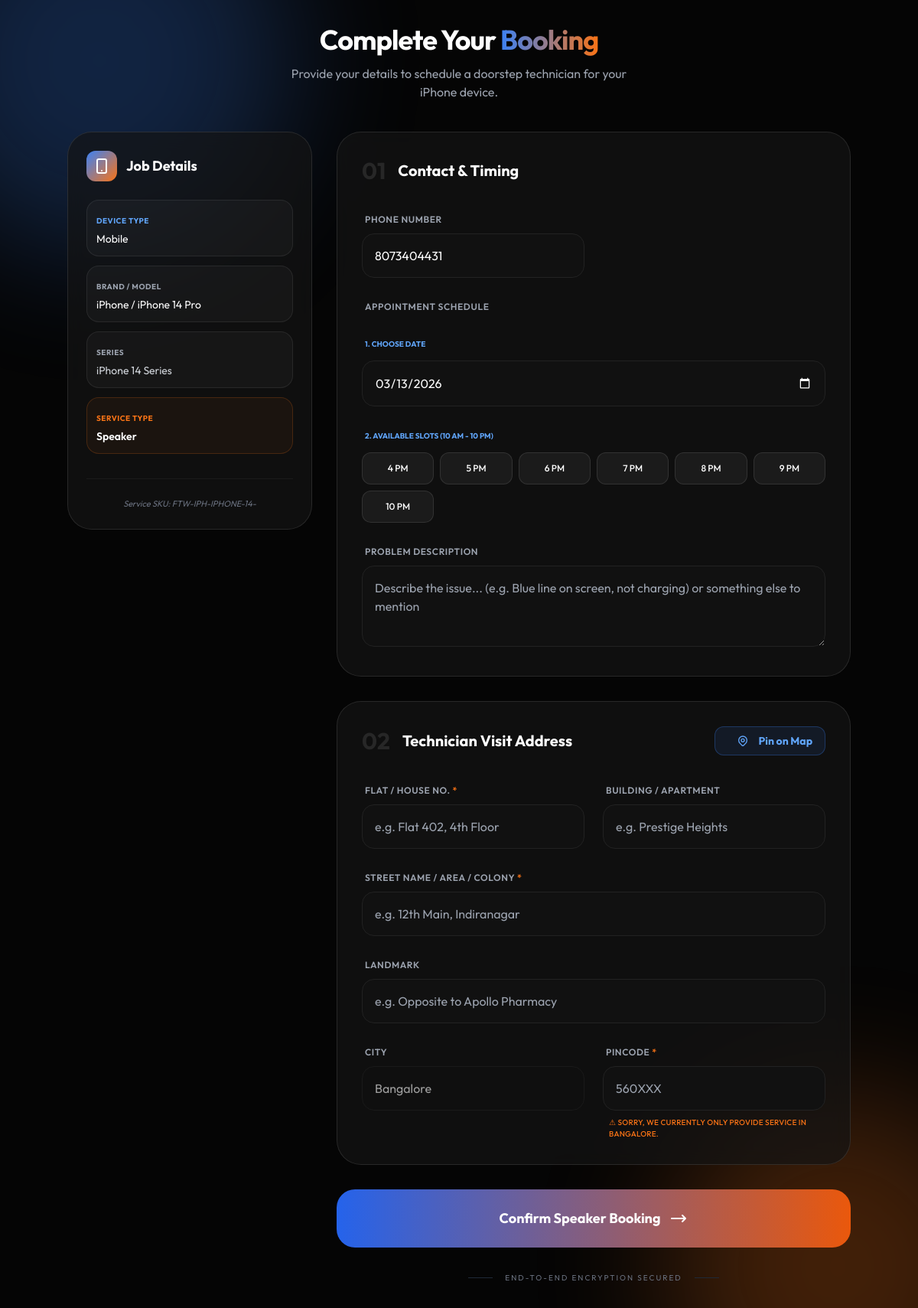
Screenshot of /bookings/booking/menu/FTW-IPH-IPHONE-14-/speaker/ (signed in) with the database file from the repository.
### Admin/models.py (models this page shows, shortened)
class Product(models.Model):
    category = models.ForeignKey(
        Category,
        on_delete=models.CASCADE,
        related_name='products'
    )
    brand = models.CharField(max_length=100)
    model_name = models.CharField(max_length=100)
    variant = models.CharField(max_length=50, blank=True, null=True)
    image = models.ImageField(upload_to='products/', blank=True, null=True)
    description = models.TextField(blank=True, null=True)
    price = models.DecimalField(max_digits=10, decimal_places=2)
    stock = models.PositiveIntegerField(default=0)
    sku = models.CharField(max_length=100, unique=True, editable=False)
    is_active = models.BooleanField(default=True)
    created_at = models.DateTimeField(auto_now_add=True)
    updated_at = models.DateTimeField(auto_now=True)
    display_order = models.PositiveIntegerField(default=0)
    class Meta:
        ordering = ['display_order']

class Category(models.Model):
    name = models.CharField(max_length=100)
    parent = models.ForeignKey(
        'self',
        on_delete=models.CASCADE,
        null=True,
        blank=True,
        related_name='children'
    )
    image = models.ImageField(upload_to='categories/', blank=True, null=True)
    description = models.TextField(blank=True, null=True)
    slug = models.SlugField(max_length=150, unique=True, blank=True)
    is_active = models.BooleanField(default=True)
    display_order = models.PositiveIntegerField(default=0)
    created_at = models.DateTimeField(auto_now_add=True)
    updated_at = models.DateTimeField(auto_now=True)
    class Meta:
        verbose_name_plural = "Categories"
        unique_together = ('parent', 'name')
        ordering = ['display_order', 'name']
    def get_path_list(self):
        path = [self]
        curr = self
        while curr.parent:
            path.append(curr.parent)
            curr = curr.parent
        return path[::-1] # Reverse to get [Root, Brand, Series, Sub-Series]

### Accounts/models.py (models this page shows, shortened)
class MyUser(AbstractUser):
    phone = models.CharField(max_length=15, unique=True)
    name = models.CharField(max_length=100)
    is_admin = models.BooleanField(default=False)
    email = models.EmailField(null=True, blank=True)
    first_name = None
    last_name = None
    server_id = models.CharField(
        max_length=20,
        null=True,
        blank=True,
        unique=True
    )
    doj = models.DateField(default=date.today)
    profile = models.ImageField(upload_to="profile/", null=True, blank=True)
    USERNAME_FIELD = "username"
    REQUIRED_FIELDS = ["phone", "name"]

### Bookings/views.py (the view, shortened to what this page needs)
# urls.py: path("booking/menu/<product>/<service>/", booking_menu, name="booking_menu"),
@login_required
def booking_menu(request, product, service):
    product_obj = get_object_or_404(
        Product.objects.select_related('category__parent__parent'),
        sku=product
    )
    category_path = product_obj.category.get_path_list()
    context = {
        'sku_str': product,
        'service': service,
        'product': product_obj,
        'category_path': category_path
    }
    return render(request, 'Bookings/bookings.html', context)

### templates/Bookings/bookings.html (shortened to what this page needs)
<!DOCTYPE html>
<html lang="en">
<head>
    <script src="https://cdn.tailwindcss.com"></script>
</head>
<body class="py-8 px-4">
    <div class="blob blob-1"></div>
    <div class="blob blob-2"></div>
    <div class="max-w-5xl mx-auto">
        <div class="mb-10 text-center">
            <h1 class="text-4xl font-bold mb-3 tracking-tight">Complete Your <span class="brand-gradient">Booking</span></h1>
            <p class="text-gray-400 max-w-md mx-auto">Provide your details to schedule a doorstep technician for your {{ product.brand }} device.</p>
        </div>
        <form method="post" class="grid grid-cols-1 lg:grid-cols-12 gap-8">
            <div class="lg:col-span-4 space-y-6">
                <div class="glass-card p-6 rounded-[2rem] sticky top-8">
                    <div class="flex items-center space-x-3 mb-6">
                        <div class="w-10 h-10 rounded-xl bg-gradient-to-br from-blue-500 to-orange-500 flex items-center justify-center">
                            <svg class="w-6 h-6 text-white" fill="none" stroke="currentColor" viewBox="0 0 24 24"><path stroke-linecap="round" stroke-linejoin="round" stroke-width="2" d="M12 18h.01M8 21h8a2 2 0 002-2V5a2 2 0 00-2-2H8a2 2 0 00-2 2v14a2 2 0 002 2z"></path></svg>
                        </div>
                        <h3 class="font-bold text-lg">Job Details</h3>
                    </div>
                    <div class="space-y-3">
                        <div class="spec-badge">
                            <span class="text-[10px] text-blue-400 font-bold uppercase tracking-wider">Device Type</span>
                            <p class="text-sm mt-1">{{ category_path.0.name }}</p>
                        </div>
                        <div class="spec-badge">
                            <span class="text-[10px] text-gray-400 font-bold uppercase tracking-wider">Brand / Model</span>
                            <p class="text-sm mt-1">{{ product.brand }} / {{ product.model_name }}</p>
                        </div>
                        {% if category_path|length > 2 %}
                        <div class="spec-badge">
                            <span class="text-[10px] text-gray-400 font-bold uppercase tracking-wider">Series</span>
                            <p class="text-sm mt-1 text-gray-300">
                                {% for cat in category_path %}{% if forloop.counter0 > 1 %}{{ cat.name }}{% if not forloop.last %} • {% endif %}{% endif %}{% endfor %}
                            </p>
                        </div>
                        {% endif %}
                        <div class="spec-badge bg-orange-500/5 border-orange-500/20">
                            <span class="text-[10px] text-orange-500 font-bold uppercase tracking-wider">Service Type</span>
                            <p class="text-sm mt-1 font-semibold">{{ service|title }}</p>
                        </div>
                    </div>
                    <div class="mt-8 pt-6 border-t border-white/5">
                        <p class="text-[11px] text-gray-500 text-center italic">Service SKU: {{ product.sku }}</p>
                    </div>
                </div>
            </div>
            <div class="lg:col-span-8 space-y-8">
                <div class="glass-card p-8 rounded-[2rem]">
                    <div class="flex items-center mb-8">
                        <span class="text-3xl font-bold text-white/10 mr-4">01</span>
                        <h3 class="text-xl font-bold">Contact & Timing</h3>
                    </div>
                    <div class="grid grid-cols-1 md:grid-cols-2 gap-6">
                        <div class="space-y-2">
                            <label class="text-xs font-semibold text-gray-400 uppercase tracking-wider ml-1">Phone Number</label>
                            <input type="tel" name="phone" value="{{ user.phone|default:'' }}" required
                                   class="input-field w-full rounded-2xl p-4 text-white focus:ring-2 focus:ring-blue-500/20" placeholder="e.g. 9876543210">
                        </div>
                        <div class="md:col-span-2 space-y-6">
                            <label class="text-xs font-semibold text-gray-400 uppercase tracking-wider ml-1">Appointment Schedule</label>
                            <div class="grid grid-cols-1 gap-6">
                                <div class="space-y-3">
                                    <span class="text-[10px] text-blue-400 font-bold uppercase ml-1">1. Choose Date</span>
                                    <input type="date" id="booking_date" name="booking_date" required
                                           class="input-field w-full rounded-2xl p-4 text-white appearance-none cursor-pointer"
                                           style="color-scheme: dark;">
                                </div>
                                <div class="space-y-3">
                                    <span class="text-[10px] text-blue-400 font-bold uppercase ml-1">2. Available Slots (10 AM - 10 PM)</span>
                                    <div id="time-slots-container" class="grid grid-cols-3 sm:grid-cols-4 md:grid-cols-6 gap-2"></div>
                                </div>
                            </div>
                        </div>
                        <div class="md:col-span-2 space-y-2">
                            <label class="text-xs font-semibold text-gray-400 uppercase tracking-wider ml-1">Problem Description</label>
                            <textarea name="description" rows="3"
                                      class="input-field w-full rounded-2xl p-4 text-white"
                                      placeholder="Describe the issue... (e.g. Blue line on screen, not charging) or something else to mention" ></textarea>
                        </div>
                    </div>
                </div>
                <div class="glass-card p-8 rounded-[2rem]">
                    <div class="flex items-center justify-between mb-8">
                        <div class="flex items-center">
                            <span class="text-3xl font-bold text-white/10 mr-4">02</span>
                            <h3 class="text-xl font-bold">Technician Visit Address</h3>
                        </div>
                        <button type="button" id="locate-btn" onclick="openMapPicker()"
                                class="group relative flex items-center space-x-3 py-2 px-4 rounded-xl bg-blue-500/10 border border-blue-500/30 text-blue-400 font-bold hover:bg-blue-500/20 transition-all duration-300 overflow-hidden text-sm">
                            <span>Pin on Map</span>
                        </button>
                    </div>
                    <div class="grid grid-cols-1 md:grid-cols-2 gap-6">
                        <div class="md:col-span-1 space-y-2">
                            <label class="text-xs font-semibold text-gray-400 uppercase tracking-wider ml-1">Flat / House No. <span class="text-orange-500">*</span></label>
                            <input type="text" name="house_no" required
                                   class="input-field w-full rounded-2xl p-4" placeholder="e.g. Flat 402, 4th Floor">
                        </div>
                        <div class="md:col-span-1 space-y-2">
                            <label class="text-xs font-semibold text-gray-400 uppercase tracking-wider ml-1">Building / Apartment</label>
                            <input type="text" name="building_name"
                                   class="input-field w-full rounded-2xl p-4" placeholder="e.g. Prestige Heights">
                        </div>
                        <div class="md:col-span-2 space-y-2">
                            <label class="text-xs font-semibold text-gray-400 uppercase tracking-wider ml-1">Street Name / Area / Colony <span class="text-orange-500">*</span></label>
                            <input type="text" name="street" required
                                   class="input-field w-full rounded-2xl p-4" placeholder="e.g. 12th Main, Indiranagar">
                        </div>
                        <div class="md:col-span-2 space-y-2">
                            <label class="text-xs font-semibold text-gray-400 uppercase tracking-wider ml-1">Landmark</label>
                            <input type="text" name="landmark"
                                   class="input-field w-full rounded-2xl p-4" placeholder="e.g. Opposite to Apollo Pharmacy">
                        </div>
                        <div class="space-y-2">
                            <label class="text-xs font-semibold text-gray-400 uppercase tracking-wider ml-1">City</label>
                            <input type="text" name="city" value="Bangalore" readonly
                                   class="input-field w-full rounded-2xl p-4 opacity-60 pointer-events-none">
                        </div>
                        <div class="space-y-2 group">
                            <label class="text-xs font-semibold text-gray-400 uppercase tracking-wider ml-1">
                                Pincode <span class="text-orange-500">*</span>
                            </label>
                            <input type="text" id="pincode" name="pincode" pattern="^(5600[0-9]{2}|562[0-9]{3})$" maxlength="6" required
                                   class="input-field w-full rounded-2xl p-4 peer" placeholder="560XXX">
                            <p class="mt-2 hidden peer-invalid:block text-[10px] text-orange-500 font-medium ml-2 uppercase tracking-wide">
                                ⚠ Sorry, we currently only provide service in Bangalore.
                            </p>
                        </div>
                    </div>
                </div>
                <button type="submit" class="group relative w-full overflow-hidden rounded-[1.5rem] p-6 font-bold transition-all hover:scale-[1.01] active:scale-[0.98]">
                    <div class="absolute inset-0 bg-gradient-to-r from-blue-600 to-orange-600 transition-all"></div>
                    <span class="relative flex items-center justify-center text-lg text-white">
                        Confirm {{ service|title }} Booking
                        <svg class="w-6 h-6 ml-3 group-hover:translate-x-1 transition-transform" fill="none" stroke="currentColor" viewBox="0 0 24 24"><path stroke-linecap="round" stroke-linejoin="round" stroke-width="2" d="M17 8l4 4m0 0l-4 4m4-4H3"></path></svg>
                    </span>
                </button>
                <div class="flex items-center justify-center space-x-4 text-gray-500">
                    <div class="h-px w-8 bg-gray-800"></div>
                    <p class="text-[10px] uppercase tracking-[0.2em]">End-to-End Encryption Secured</p>
                    <div class="h-px w-8 bg-gray-800"></div>
                </div>
            </div>
        </form>
    </div>
</body>
</html>

### templates/Bookings/bookings.html (style rules this page uses)
:root { --bg-dark: #050505; --blue-glow: #3b82f6; --orange-glow: #f97316; --input-bg: #111111; }
body { background-color: var(--bg-dark); color: white; font-family: 'Outfit', sans-serif; }
.blob { position: fixed; filter: blur(90px); opacity: 0.25; border-radius: 50%; z-index: -1; }
.blob-1 { top: -10%; left: -10%; width: 500px; height: 500px; background: var(--blue-glow); }
.blob-2 { bottom: -10%; right: -10%; width: 450px; height: 450px; background: var(--orange-glow); }
.glass-card { background: rgba(20, 20, 20, 0.7); backdrop-filter: blur(12px); border: 1px solid rgba(255, 255, 255, 0.1); }
.spec-badge { background: rgba(255, 255, 255, 0.03); border: 1px solid rgba(255, 255, 255, 0.08); padding: 0.75rem; border-radius: 16px; }
.input-field { background: var(--input-bg); border: 1px solid #222; transition: all 0.3s ease; }
.brand-gradient { background: linear-gradient(to right, #3b82f6, #f97316); -webkit-background-clip: text; -webkit-text-fill-color: transparent; }

### rows the page displays
Product: brand "iPhone", model_name "iPhone 14 Pro", sku "FTW-IPH-IPHONE-14-"
Category: name "Mobile"
Category: name "iPhone 14 Series"
MyUser: phone "8073404431"

### other values shown
{{ service|title }} "Speaker"
